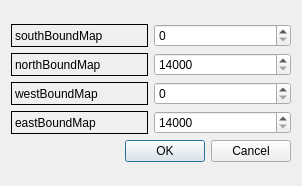
<?xml version="1.0" encoding="UTF-8"?>
<ui version="4.0">
 <class>MapRangeForm</class>
 <widget class="QWidget" name="MapRangeForm">
  <property name="geometry">
   <rect>
    <x>0</x>
    <y>0</y>
    <width>302</width>
    <height>186</height>
   </rect>
  </property>
  <property name="windowTitle">
   <string>Form</string>
  </property>
  <layout class="QGridLayout" name="gridLayout">
   <item row="0" column="0">
    <layout class="QVBoxLayout" name="verticalLayout_3">
     <item>
      <layout class="QHBoxLayout" name="horizontalLayout">
       <item>
        <layout class="QVBoxLayout" name="verticalLayout">
         <item>
          <widget class="QLabel" name="lbl_south">
           <property name="frameShape">
            <enum>QFrame::Box</enum>
           </property>
           <property name="text">
            <string>southBoundMap</string>
           </property>
          </widget>
         </item>
         <item>
          <widget class="QLabel" name="lbl_north">
           <property name="frameShape">
            <enum>QFrame::Box</enum>
           </property>
           <property name="text">
            <string>northBoundMap</string>
           </property>
          </widget>
         </item>
         <item>
          <widget class="QLabel" name="lbl_west">
           <property name="frameShape">
            <enum>QFrame::Box</enum>
           </property>
           <property name="text">
            <string>westBoundMap</string>
           </property>
          </widget>
         </item>
         <item>
          <widget class="QLabel" name="lbl_east">
           <property name="frameShape">
            <enum>QFrame::Box</enum>
           </property>
           <property name="text">
            <string>eastBoundMap</string>
           </property>
          </widget>
         </item>
        </layout>
       </item>
       <item>
        <layout class="QVBoxLayout" name="verticalLayout_2">
         <item>
          <widget class="QDoubleSpinBox" name="tet_southBoundMap">
           <property name="decimals">
            <number>0</number>
           </property>
           <property name="minimum">
            <double>0.000000000000000</double>
           </property>
           <property name="maximum">
            <double>98000.000000000000000</double>
           </property>
           <property name="singleStep">
            <double>7000.000000000000000</double>
           </property>
           <property name="value">
            <double>0.000000000000000</double>
           </property>
          </widget>
         </item>
         <item>
          <widget class="QDoubleSpinBox" name="tet_northBoundMap">
           <property name="decimals">
            <number>0</number>
           </property>
           <property name="minimum">
            <double>14000.000000000000000</double>
           </property>
           <property name="maximum">
            <double>98000.000000000000000</double>
           </property>
           <property name="singleStep">
            <double>7000.000000000000000</double>
           </property>
           <property name="value">
            <double>14000.000000000000000</double>
           </property>
          </widget>
         </item>
         <item>
          <widget class="QDoubleSpinBox" name="tet_westBoundMap">
           <property name="decimals">
            <number>0</number>
           </property>
           <property name="minimum">
            <double>0.000000000000000</double>
           </property>
           <property name="maximum">
            <double>98000.000000000000000</double>
           </property>
           <property name="singleStep">
            <double>7000.000000000000000</double>
           </property>
           <property name="value">
            <double>0.000000000000000</double>
           </property>
          </widget>
         </item>
         <item>
          <widget class="QDoubleSpinBox" name="tet_eastBoundMap">
           <property name="decimals">
            <number>0</number>
           </property>
           <property name="minimum">
            <double>14000.000000000000000</double>
           </property>
           <property name="maximum">
            <double>98000.000000000000000</double>
           </property>
           <property name="singleStep">
            <double>5000.000000000000000</double>
           </property>
           <property name="value">
            <double>14000.000000000000000</double>
           </property>
          </widget>
         </item>
        </layout>
       </item>
      </layout>
     </item>
     <item>
      <widget class="QDialogButtonBox" name="buttonBox">
       <property name="standardButtons">
        <set>QDialogButtonBox::Cancel|QDialogButtonBox::Ok</set>
       </property>
      </widget>
     </item>
    </layout>
   </item>
  </layout>
 </widget>
 <resources/>
 <connections/>
</ui>
